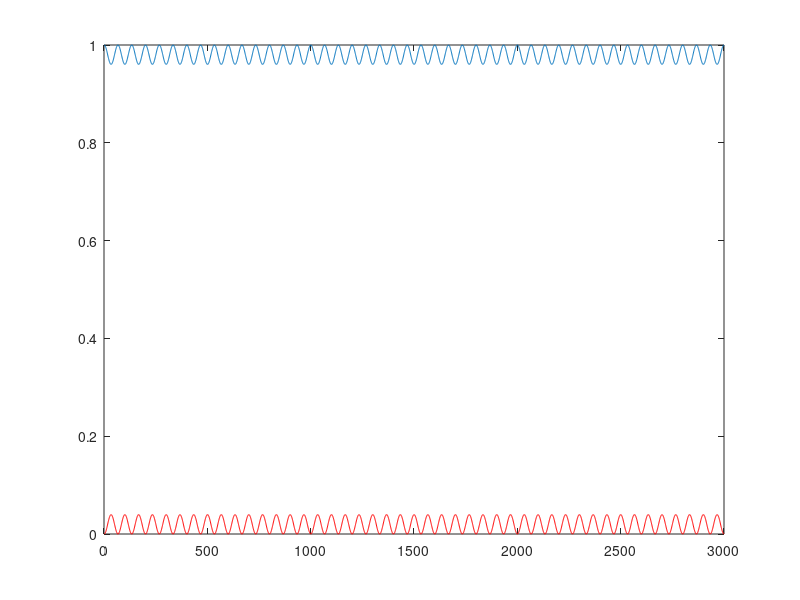

Source code (MATLAB):
clear all; close all

%Set up mass/flavor mixing matrix
theta = asin(.1);
st = sin(theta); ct = cos(theta);
ut = [ct st; -st ct];

%Find inverse to resolve flavor (1) state to mass states
%(Apparently I don't beleive this transformation is unitary, so instead of
%just transposing it I'll let MATLAB calculate the inverse)
uti = inv(ut);

%Find mass mixture for flavor [1 0]
m_f1 = uti*[1; 0];

%Propagate mass (energy) states forward in time
t=linspace(0,10*pi, 3000);
m1 = [1 0]*m_f1*exp(-1i*t);
m2 = [0 1]*m_f1*exp(-10i*t);

%Find flavor mixtures from mass mixtures
f = ut*[m1; m2];
f1 = f(1,:);
f2 = f(2,:)
p10 = f1.*conj(f1);
p01 = f2.*conj(f2);

%figure; plot(abs(f1))
%hold on; plot(abs(f2), 'r')

figure; plot(p10)
hold on; plot(p01, 'r')

